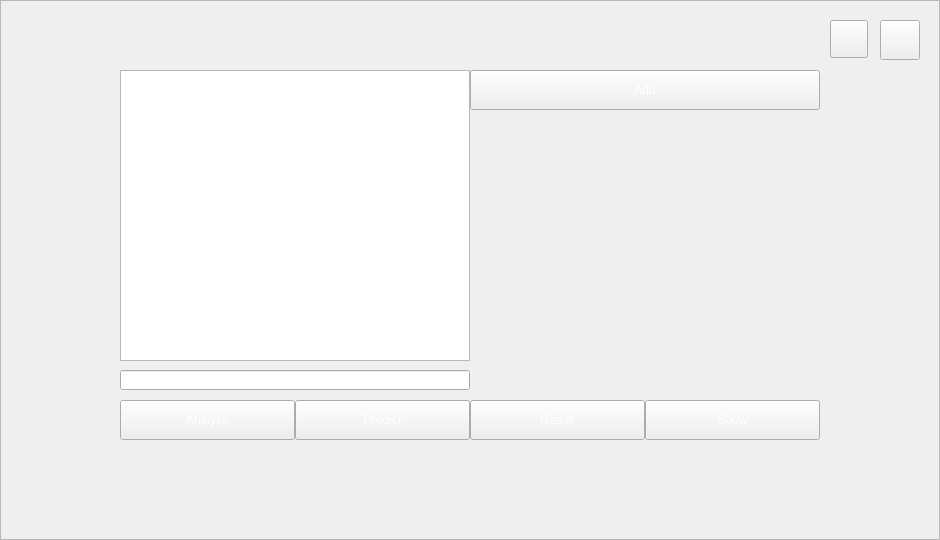
<?xml version="1.0" encoding="UTF-8"?>
<ui version="4.0">
 <class>console</class>
 <widget class="QWidget" name="console">
  <property name="geometry">
   <rect>
    <x>0</x>
    <y>0</y>
    <width>940</width>
    <height>540</height>
   </rect>
  </property>
  <property name="windowTitle">
   <string>Form</string>
  </property>
  <property name="windowIcon">
   <iconset resource="gNAP.qrc">
    <normaloff>:/picture/picture/icon.png</normaloff>:/picture/picture/icon.png</iconset>
  </property>
  <widget class="QFrame" name="background">
   <property name="geometry">
    <rect>
     <x>0</x>
     <y>0</y>
     <width>940</width>
     <height>540</height>
    </rect>
   </property>
   <property name="styleSheet">
    <string notr="true">#background{
        border-image: url(:/picture/picture/background.jpg);
}</string>
   </property>
   <property name="frameShape">
    <enum>QFrame::StyledPanel</enum>
   </property>
   <property name="frameShadow">
    <enum>QFrame::Raised</enum>
   </property>
   <widget class="QProgressBar" name="progress_bar">
    <property name="geometry">
     <rect>
      <x>120</x>
      <y>370</y>
      <width>350</width>
      <height>20</height>
     </rect>
    </property>
    <property name="styleSheet">
     <string notr="true">#progress_bar{
        border-image: url(:/picture/picture/progress.png);
}
#progress_bar::chunk{
        width:1px;
        background-color: rgb(255, 255, 255);

}</string>
    </property>
    <property name="value">
     <number>0</number>
    </property>
    <property name="textVisible">
     <bool>false</bool>
    </property>
   </widget>
   <widget class="QTextBrowser" name="cout">
    <property name="geometry">
     <rect>
      <x>120</x>
      <y>70</y>
      <width>350</width>
      <height>291</height>
     </rect>
    </property>
    <property name="styleSheet">
     <string notr="true">#cout{
        border-image: url(:/picture/picture/progress.png);
        color:white;
        font: 16pt &quot;Consolas&quot;;
}</string>
    </property>
    <property name="html">
     <string>&lt;!DOCTYPE HTML PUBLIC &quot;-//W3C//DTD HTML 4.0//EN&quot; &quot;http://www.w3.org/TR/REC-html40/strict.dtd&quot;&gt;
&lt;html&gt;&lt;head&gt;&lt;meta name=&quot;qrichtext&quot; content=&quot;1&quot; /&gt;&lt;style type=&quot;text/css&quot;&gt;
p, li { white-space: pre-wrap; }
&lt;/style&gt;&lt;/head&gt;&lt;body style=&quot; font-family:'Consolas'; font-size:16pt; font-weight:400; font-style:normal;&quot;&gt;
&lt;p style=&quot;-qt-paragraph-type:empty; margin-top:0px; margin-bottom:0px; margin-left:0px; margin-right:0px; -qt-block-indent:0; text-indent:0px;&quot;&gt;&lt;br /&gt;&lt;/p&gt;&lt;/body&gt;&lt;/html&gt;</string>
    </property>
   </widget>
   <widget class="QPushButton" name="analyze">
    <property name="geometry">
     <rect>
      <x>120</x>
      <y>400</y>
      <width>175</width>
      <height>40</height>
     </rect>
    </property>
    <property name="cursor">
     <cursorShape>PointingHandCursor</cursorShape>
    </property>
    <property name="styleSheet">
     <string notr="true">#analyze{
        border-image: url(:/picture/picture/blue1.png);
        color:white;
        font: 75 18pt &quot;Arial&quot;;
}

#analyze:hover{

        border-image: url(:/picture/picture/blue2.png);
}</string>
    </property>
    <property name="text">
     <string>Analyse</string>
    </property>
   </widget>
   <widget class="QPushButton" name="show">
    <property name="geometry">
     <rect>
      <x>645</x>
      <y>400</y>
      <width>175</width>
      <height>40</height>
     </rect>
    </property>
    <property name="cursor">
     <cursorShape>PointingHandCursor</cursorShape>
    </property>
    <property name="styleSheet">
     <string notr="true">#show{
        border-image: url(:/picture/picture/red1.png);
        color:white;
        font: 75 18pt &quot;Arial&quot;;
}

#show::hover{

        border-image: url(:/picture/picture/red2.png);
}</string>
    </property>
    <property name="text">
     <string>Show</string>
    </property>
   </widget>
   <widget class="QPushButton" name="result">
    <property name="geometry">
     <rect>
      <x>470</x>
      <y>400</y>
      <width>175</width>
      <height>40</height>
     </rect>
    </property>
    <property name="cursor">
     <cursorShape>PointingHandCursor</cursorShape>
    </property>
    <property name="styleSheet">
     <string notr="true">#result{
        border-image: url(:/picture/picture/orange1.png);
        color:white;
        font: 75 18pt &quot;Arial&quot;;
}

#result:hover{

        border-image: url(:/picture/picture/orange2.png);
}</string>
    </property>
    <property name="text">
     <string>Result</string>
    </property>
   </widget>
   <widget class="QPushButton" name="predict">
    <property name="geometry">
     <rect>
      <x>295</x>
      <y>400</y>
      <width>175</width>
      <height>40</height>
     </rect>
    </property>
    <property name="cursor">
     <cursorShape>PointingHandCursor</cursorShape>
    </property>
    <property name="styleSheet">
     <string notr="true">#predict{
        border-image: url(:/picture/picture/green1.png);
        color:white;
        font: 75 18pt &quot;Arial&quot;;
}

#predict::hover{

        border-image: url(:/picture/picture/green2.png);
}</string>
    </property>
    <property name="text">
     <string>Predict</string>
    </property>
   </widget>
   <widget class="QPushButton" name="add">
    <property name="geometry">
     <rect>
      <x>470</x>
      <y>70</y>
      <width>350</width>
      <height>40</height>
     </rect>
    </property>
    <property name="cursor">
     <cursorShape>PointingHandCursor</cursorShape>
    </property>
    <property name="styleSheet">
     <string notr="true">#add{
        border-image: url(:/picture/picture/purple1.png);
        color:white;
        font: 75 18pt &quot;Arial&quot;;
}

#add:hover{

        border-image: url(:/picture/picture/purple2.png);
}</string>
    </property>
    <property name="text">
     <string>Add</string>
    </property>
   </widget>
   <widget class="QPushButton" name="close">
    <property name="geometry">
     <rect>
      <x>880</x>
      <y>20</y>
      <width>40</width>
      <height>40</height>
     </rect>
    </property>
    <property name="cursor">
     <cursorShape>PointingHandCursor</cursorShape>
    </property>
    <property name="styleSheet">
     <string notr="true">#close{
        border-image: url(:/picture/picture/close1.png);
}

#close:hover{

        border-image: url(:/picture/picture/close2.png);
}</string>
    </property>
    <property name="text">
     <string/>
    </property>
   </widget>
   <widget class="QLabel" name="tips">
    <property name="geometry">
     <rect>
      <x>120</x>
      <y>440</y>
      <width>700</width>
      <height>30</height>
     </rect>
    </property>
    <property name="styleSheet">
     <string notr="true">#tips{
        font: 75 16pt &quot;Cambria&quot;;
        color:white;
}</string>
    </property>
    <property name="text">
     <string/>
    </property>
    <property name="margin">
     <number>2</number>
    </property>
   </widget>
   <widget class="QPushButton" name="back">
    <property name="geometry">
     <rect>
      <x>830</x>
      <y>20</y>
      <width>38</width>
      <height>38</height>
     </rect>
    </property>
    <property name="cursor">
     <cursorShape>PointingHandCursor</cursorShape>
    </property>
    <property name="styleSheet">
     <string notr="true">#back{
        border-image: url(:/picture/picture/back1.png);
}

#back:hover{

        border-image: url(:/picture/picture/back2.png);
}</string>
    </property>
    <property name="text">
     <string/>
    </property>
   </widget>
   <widget class="QLabel" name="label">
    <property name="geometry">
     <rect>
      <x>760</x>
      <y>470</y>
      <width>171</width>
      <height>57</height>
     </rect>
    </property>
    <property name="styleSheet">
     <string notr="true">border-image: url(:/picture/picture/Software-Logo_white_small.png);</string>
    </property>
    <property name="text">
     <string/>
    </property>
   </widget>
  </widget>
 </widget>
 <resources>
  <include location="gNAP.qrc"/>
 </resources>
 <connections/>
</ui>
